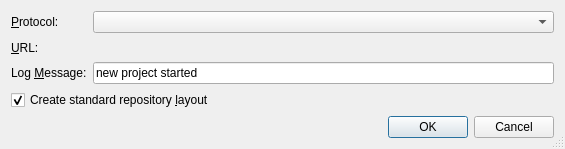
<?xml version="1.0" encoding="UTF-8"?>
<ui version="4.0">
 <class>SvnOptionsDialog</class>
 <widget class="QDialog" name="SvnOptionsDialog">
  <property name="geometry">
   <rect>
    <x>0</x>
    <y>0</y>
    <width>565</width>
    <height>149</height>
   </rect>
  </property>
  <property name="windowTitle">
   <string>Repository Infos</string>
  </property>
  <property name="whatsThis">
   <string>&lt;b&gt;Repository Infos Dialog&lt;/b&gt;
&lt;p&gt;Enter the various infos into the entry fields. These values are used to generate a new project in the repository. If the checkbox is selected, the URL must end in the project name. A directory tree with project/tags, project/branches and project/trunk will be generated in the repository. If the checkbox is not selected, the URL must contain the complete path in the repository.&lt;/p&gt;
&lt;p&gt;For remote repositories the URL must contain the hostname.&lt;/p&gt;</string>
  </property>
  <property name="sizeGripEnabled">
   <bool>true</bool>
  </property>
  <layout class="QGridLayout" name="gridLayout">
   <item row="0" column="0">
    <widget class="QLabel" name="textLabel1">
     <property name="text">
      <string>&amp;Protocol:</string>
     </property>
     <property name="buddy">
      <cstring>protocolCombo</cstring>
     </property>
    </widget>
   </item>
   <item row="0" column="1">
    <widget class="QComboBox" name="protocolCombo">
     <property name="toolTip">
      <string>Select the protocol to access the repository</string>
     </property>
    </widget>
   </item>
   <item row="1" column="0">
    <widget class="QLabel" name="vcsUrlLabel">
     <property name="text">
      <string>&amp;URL:</string>
     </property>
     <property name="buddy">
      <cstring>vcsUrlPicker</cstring>
     </property>
    </widget>
   </item>
   <item row="1" column="1">
    <widget class="EricPathPicker" name="vcsUrlPicker" native="true">
     <property name="sizePolicy">
      <sizepolicy hsizetype="Expanding" vsizetype="Preferred">
       <horstretch>0</horstretch>
       <verstretch>0</verstretch>
      </sizepolicy>
     </property>
     <property name="focusPolicy">
      <enum>Qt::StrongFocus</enum>
     </property>
     <property name="toolTip">
      <string>Enter the url path of the module in the repository (without protocol part)</string>
     </property>
     <property name="whatsThis">
      <string>&lt;b&gt;URL&lt;/b&gt;&lt;p&gt;Enter the URL to the module. For a repository with standard layout, this must not contain the trunk, tags or branches part.&lt;/p&gt;</string>
     </property>
    </widget>
   </item>
   <item row="2" column="0">
    <widget class="QLabel" name="TextLabel5">
     <property name="text">
      <string>Log &amp;Message:</string>
     </property>
     <property name="buddy">
      <cstring>vcsLogEdit</cstring>
     </property>
    </widget>
   </item>
   <item row="2" column="1">
    <widget class="QLineEdit" name="vcsLogEdit">
     <property name="toolTip">
      <string>Enter the log message for the new project.</string>
     </property>
     <property name="whatsThis">
      <string>&lt;b&gt;Log Message&lt;/b&gt;
&lt;p&gt;Enter the log message to be used for the new project.&lt;/p&gt;</string>
     </property>
     <property name="text">
      <string>new project started</string>
     </property>
    </widget>
   </item>
   <item row="3" column="0" colspan="2">
    <widget class="QCheckBox" name="layoutCheckBox">
     <property name="toolTip">
      <string>Select, if the standard repository layout (projectdir/trunk, projectdir/tags, projectdir/branches) should be generated</string>
     </property>
     <property name="text">
      <string>Create standard repository &amp;layout</string>
     </property>
     <property name="shortcut">
      <string>Alt+L</string>
     </property>
     <property name="checked">
      <bool>true</bool>
     </property>
    </widget>
   </item>
   <item row="4" column="0" colspan="2">
    <widget class="QDialogButtonBox" name="buttonBox">
     <property name="orientation">
      <enum>Qt::Horizontal</enum>
     </property>
     <property name="standardButtons">
      <set>QDialogButtonBox::Cancel|QDialogButtonBox::Ok</set>
     </property>
    </widget>
   </item>
  </layout>
 </widget>
 <pixmapfunction>qPixmapFromMimeSource</pixmapfunction>
 <customwidgets>
  <customwidget>
   <class>EricPathPicker</class>
   <extends>QWidget</extends>
   <header>EricWidgets/EricPathPicker.h</header>
   <container>1</container>
  </customwidget>
 </customwidgets>
 <tabstops>
  <tabstop>protocolCombo</tabstop>
  <tabstop>vcsUrlPicker</tabstop>
  <tabstop>vcsLogEdit</tabstop>
  <tabstop>layoutCheckBox</tabstop>
 </tabstops>
 <resources/>
 <connections>
  <connection>
   <sender>buttonBox</sender>
   <signal>accepted()</signal>
   <receiver>SvnOptionsDialog</receiver>
   <slot>accept()</slot>
   <hints>
    <hint type="sourcelabel">
     <x>47</x>
     <y>142</y>
    </hint>
    <hint type="destinationlabel">
     <x>51</x>
     <y>164</y>
    </hint>
   </hints>
  </connection>
  <connection>
   <sender>buttonBox</sender>
   <signal>rejected()</signal>
   <receiver>SvnOptionsDialog</receiver>
   <slot>reject()</slot>
   <hints>
    <hint type="sourcelabel">
     <x>204</x>
     <y>146</y>
    </hint>
    <hint type="destinationlabel">
     <x>205</x>
     <y>165</y>
    </hint>
   </hints>
  </connection>
 </connections>
</ui>
